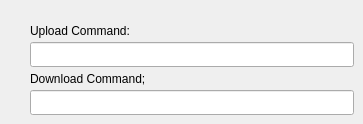
         <widget class="QWidget" name="XModemTab">
          <attribute name="title">
           <string>X-Modem</string>
          </attribute>
          <widget class="QLabel" name="label_10">
           <property name="geometry">
            <rect>
             <x>30</x>
             <y>71</y>
             <width>141</width>
             <height>16</height>
            </rect>
           </property>
           <property name="text">
            <string>Download Command; </string>
           </property>
          </widget>
          <widget class="QLineEdit" name="xmodemUpload">
           <property name="geometry">
            <rect>
             <x>30</x>
             <y>42</y>
             <width>324</width>
             <height>25</height>
            </rect>
           </property>
          </widget>
          <widget class="QLabel" name="label_11">
           <property name="geometry">
            <rect>
             <x>30</x>
             <y>23</y>
             <width>121</width>
             <height>16</height>
            </rect>
           </property>
           <property name="text">
            <string>Upload Command:</string>
           </property>
          </widget>
          <widget class="QLineEdit" name="xmodemDownload">
           <property name="geometry">
            <rect>
             <x>30</x>
             <y>90</y>
             <width>324</width>
             <height>25</height>
            </rect>
           </property>
           <property name="text">
            <string/>
           </property>
          </widget>
         </widget>
